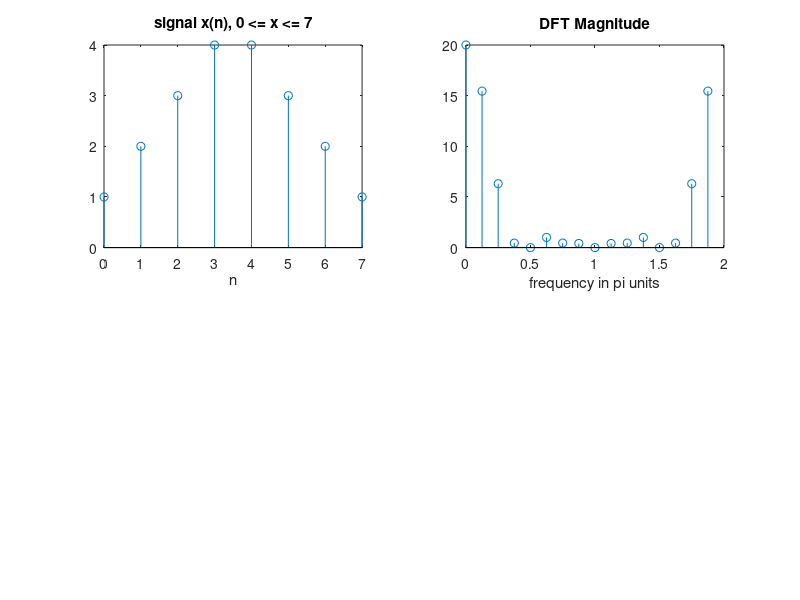

Write MATLAB code to recreate this figure.
% N = 8;
N = 16;
n = 0 : 7;
x = [1, 2, 3, 4, 4, 3, 2, 1];
subplot(2, 2, 1);
stem(n, x);
title('signal x(n), 0 <= x <= 7');
xlabel('n');
X = fft(x, N);
magX = abs(X);
k = 0 : 1 : N - 1;
w = 2 * pi / N * k;
subplot(2, 2, 2);
stem(w/pi, magX);
title('DFT Magnitude');
xlabel('frequency in pi units');